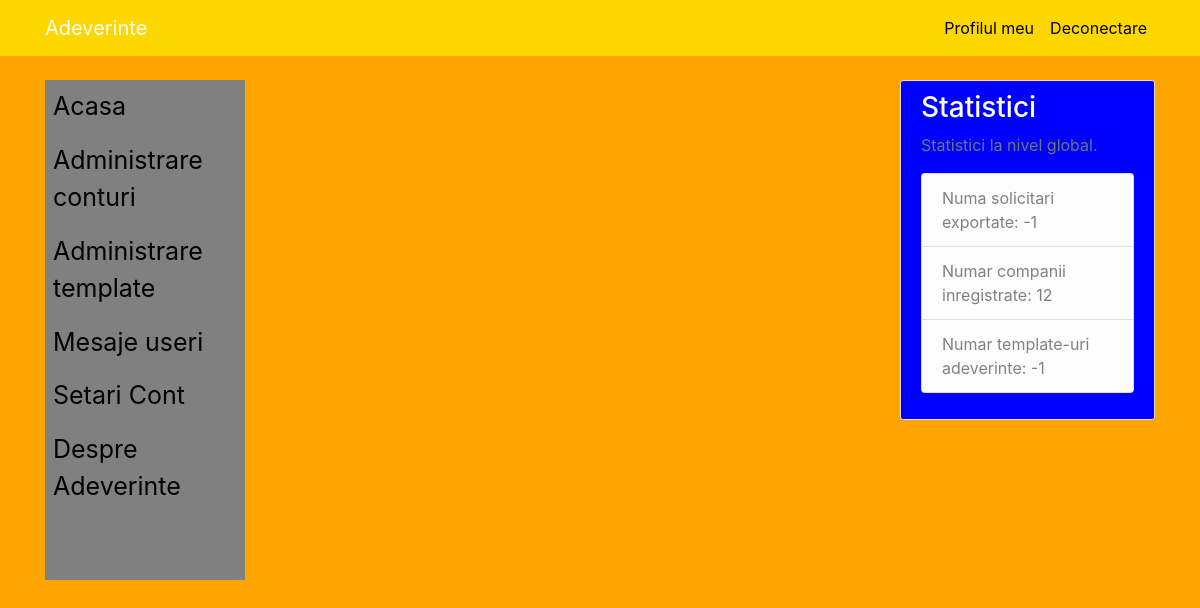
The app's page / (signed in), older data.
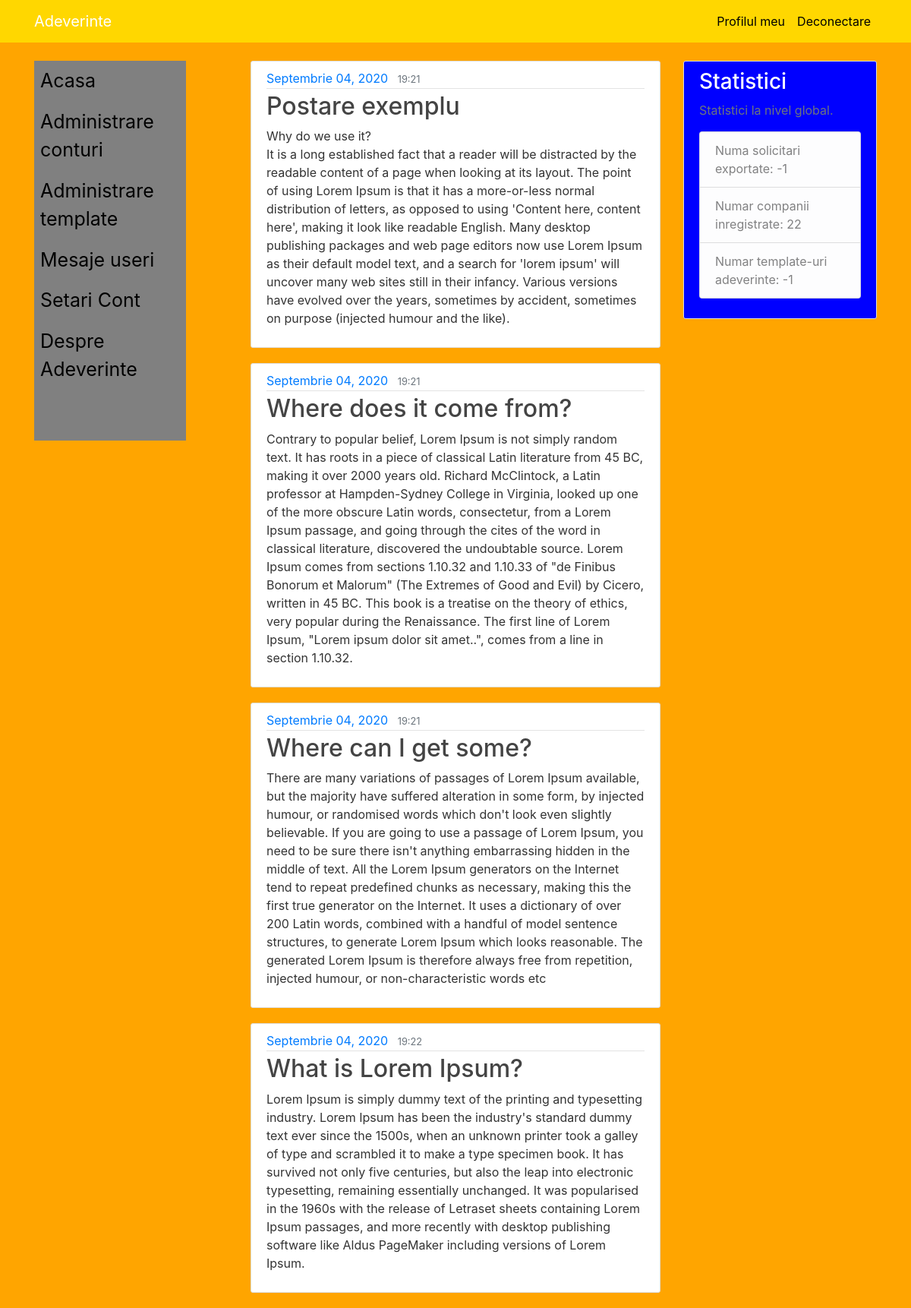
The same page, newer data.
### statistici/models.py (models this page shows)
class Statistici(models.Model):
	number_of_users = models.IntegerField()
	number_of_templates = models.IntegerField()
	number_of_documents = models.IntegerField()

### main_website/models.py (models this page shows, shortened)
class Post(models.Model):
    title = models.CharField(max_length=100)
    content = models.TextField()
    data_publish = models.DateField(default=timezone.now)
    time_publish = models.TimeField(default=timezone.now)

### main_website/views.py (the view)
# urls.py: path('', views.adeverinte_home, name="adeverinte-home"),
def home(request):
	context = {
		'posts':Post.objects.all(),
		'statistici':Statistici.objects.get(id=1)
	}
	return render(request, 'main_website/home.html', context)

### main_website/templates/main_website/home.html (shortened to what this page needs)
{% extends "main_website/base_statistici.html" %}
{% block content %}
{% if user.is_authenticated %}
    {% for post in posts %}
        <article class="media content-section">
          <div class="media-body">
            <div class="article-metadata">
              <a class="mr-2" href="#">{{ post.data_publish|date:"F d, Y" }}</a>
              <small class="text-muted">{{ post.time_publish|time:"G:i" }}</small>
            </div>
            <h2><a class="article-title" href="#">{{ post.title }}</a></h2>
            <p class="article-content">{{ post.content }}</p>
          </div>
        </article>
    {% endfor %}
  {%endif%}
{% endblock content %}

### main_website/templates/main_website/base_statistici.html
{% extends "main_website/base.html" %}
{% block statistici %}
  <p class='text-muted'>Statistici la nivel global.
    <ul class="list-group">
      <li class="list-group-item list-group-item-light">Numa solicitari exportate: {{ statistici.number_of_documents }}</li>
      <li class="list-group-item list-group-item-light">Numar companii inregistrate: {{ statistici.number_of_users }}</li>
      <li class="list-group-item list-group-item-light">Numar template-uri adeverinte: {{ statistici.number_of_templates }}</li>
    </ul>
  </p>
{% endblock statistici %}

### main_website/templates/main_website/base.html (shortened to what this page needs)
{% load static %}
<!DOCTYPE html>
<html>
<head>
    <link rel="stylesheet" href="https://maxcdn.bootstrapcdn.com/bootstrap/4.0.0/css/bootstrap.min.css">
    <link rel="stylesheet" type="text/css" href="{% static 'adeverinte/main.css' %}">
</head>
<body>
    <header class="site-header">
      <nav class="navbar navbar-expand-md navbar-dark bg-orange fixed-top">
        <div class="container">
          <a class="navbar-brand mr-4" href="{% url 'home' %}">Adeverinte</a>
          <div class="collapse navbar-collapse" id="navbarToggle">
            <div class="navbar-nav">
              {% if user.is_authenticated %}
                  <a class="nav-item nav-link" href="{% url 'profile' %}">Profilul meu</a>
                  <a class="nav-item nav-link" href="{% url 'logout' %}">Deconectare</a>
              {% else %}
                  <a class="nav-item nav-link" href="{% url 'login' %}">Conecteaza-te</a>
                  <a class="nav-item nav-link" href="{% url 'register' %}">Creeaza cont</a>
              {% endif %}
            </div>
          </div>
        </div>
      </nav>
    </header>
    <main role="main" class="container">
      <div class="row">
          <div class="col-md-3">
              <div class="sidenav">
                {% if user.is_authenticated %}
                  <a class="nav-item nav-link" href="{% url 'adeverinte-home' %}">Acasa</a>
                {% else %}
                  <a class="nav-item nav-link" href="{% url 'home' %}">Acasa</a>
                {% endif %}
                  {% if user.is_authenticated %}
                      <a class="nav-item nav-link" href="{% url 'adeverinte-home' %}">Administrare conturi</a>
                      <a class="nav-item nav-link" href="{% url 'adeverinte-home' %}">Administrare template</a>
                      <a class="nav-item nav-link" href="{% url 'adeverinte-home' %}">Mesaje useri</a>
                      <a class="nav-item nav-link" href="{% url 'adeverinte-home' %}">Setari Cont</a>
                  {% endif %}
                  <a class="nav-item nav-link" href="{% url 'about' %}">Despre Adeverinte</a>
              </div>
          </div>
        <div class="col-md-6">
          {% block content %}<h1>Continutul lipseste!</h1>{% endblock %}
        </div>
        <div class="col-md-3">
          <div class="content-section sidebar">
            <h3>Statistici</h3>
            {% block statistici %}{% endblock %}
          </div>
        </div>
      </div>
    </main>
</body>
</html>

### adeverinte/static/adeverinte/main.css (style rules this page uses)
body { background: #ffa500; color: #333333; margin-top: 5rem; }
h1, h2, h3, h4, h5, h6 { color: #444444; }
ul { margin: 0; }
.bg-orange { background-color: #ffd700; }
.site-header .navbar-nav .nav-link { color: #000000; }
.content-section { background: #ffffff; padding: 10px 20px; border: 1px solid #dddddd; border-radius: 3px; margin-bottom: 20px; }
.sidebar { background: #0000ff; }
.sidebar h3, .sidebar p { color: #ffffff; }
.article-title { color: #444444; }
.article-content { white-space: pre-line; }
.article-metadata { padding-bottom: 1px; margin-bottom: 4px; border-bottom: 1px solid #e3e3e3 }
.sidenav { height: 500px; width: 200px; background-color: #808080; overflow-x: hidden; }
.sidenav a { padding: 8px 8px 8px 8px; font-size: 25px; color: #000000; }

Row changes from the older to the newer data that the page shows:
added Post: data_publish "Septembrie 04, 2020", time_publish "19:21", title "Postare exemplu", content "Why do we use it? It is a long established fact that a reader will be distracted by the readable content of a page when looking at its layout. The point of using Lorem Ipsum is that it has a more-or-less normal distribution of letters, as opposed to using 'Content here, content here', making it look like readable English. Many desktop publishing packages and web page editors now use Lorem Ipsum as their default model text, and a search for 'lorem ipsum' will uncover many web sites still in their infancy. Various versions have evolved over the years, sometimes by accident, sometimes on purpose (injected humour and the like)."
added Post: data_publish "Septembrie 04, 2020", time_publish "19:21", title "Where does it come from?", content "Contrary to popular belief, Lorem Ipsum is not simply random text. It has roots in a piece of classical Latin literature from 45 BC, making it over 2000 years old. Richard McClintock, a Latin professor at Hampden-Sydney College in Virginia, looked up one of the more obscure Latin words, consectetur, from a Lorem Ipsum passage, and going through the cites of the word in classical literature, discovered the undoubtable source. Lorem Ipsum comes from sections 1.10.32 and 1.10.33 of \"de Finibus Bonorum et Malorum\" (The Extremes of Good and Evil) by Cicero, written in 45 BC. This book is a treatise on the theory of ethics, very popular during the Renaissance. The first line of Lorem Ipsum,…"
added Post: data_publish "Septembrie 04, 2020", time_publish "19:21", title "Where can I get some?", content "There are many variations of passages of Lorem Ipsum available, but the majority have suffered alteration in some form, by injected humour, or randomised words which don't look even slightly believable. If you are going to use a passage of Lorem Ipsum, you need to be sure there isn't anything embarrassing hidden in the middle of text. All the Lorem Ipsum generators on the Internet tend to repeat predefined chunks as necessary, making this the first true generator on the Internet. It uses a dictionary of over 200 Latin words, combined with a handful of model sentence structures, to generate Lorem Ipsum which looks reasonable. The generated Lorem Ipsum is therefore always free from…"
added Post: data_publish "Septembrie 04, 2020", time_publish "19:22", title "What is Lorem Ipsum?", content "Lorem Ipsum is simply dummy text of the printing and typesetting industry. Lorem Ipsum has been the industry's standard dummy text ever since the 1500s, when an unknown printer took a galley of type and scrambled it to make a type specimen book. It has survived not only five centuries, but also the leap into electronic typesetting, remaining essentially unchanged. It was popularised in the 1960s with the release of Letraset sheets containing Lorem Ipsum passages, and more recently with desktop publishing software like Aldus PageMaker including versions of Lorem Ipsum."
changed Statistici: number_of_users "12" → "22"
